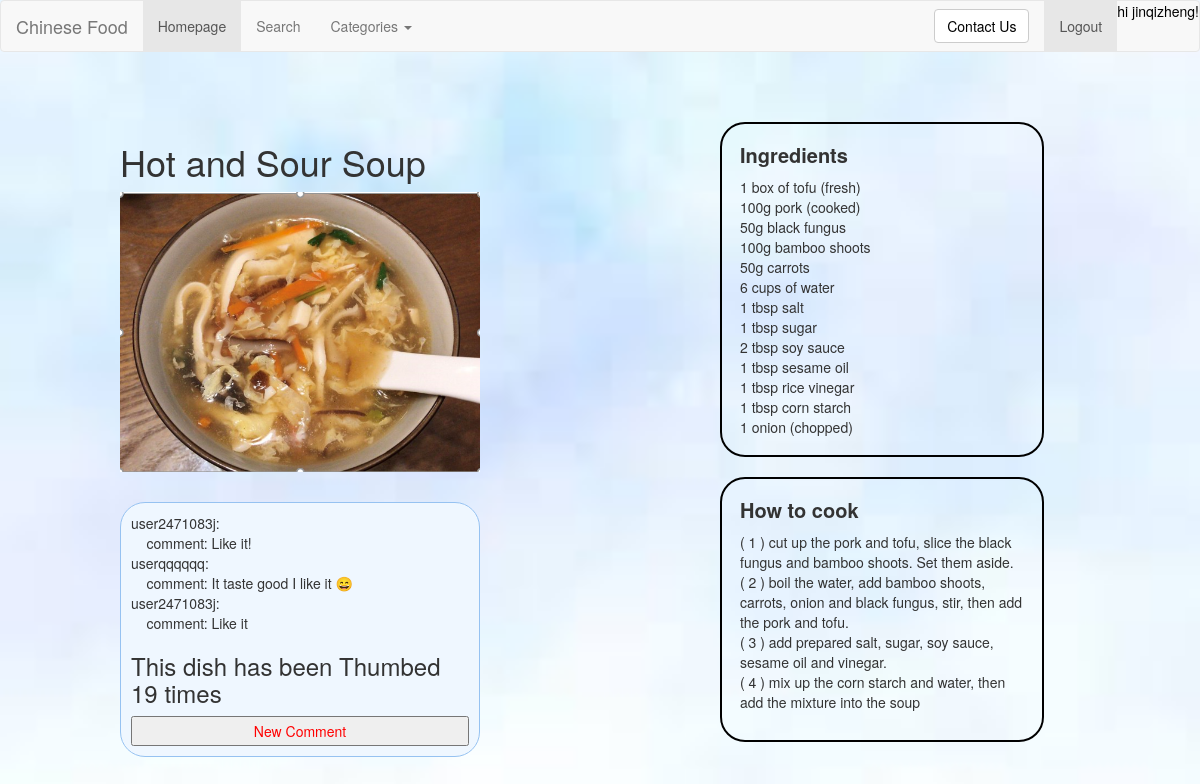
Before: /rango/soup1/ (signed in) with the older database file.
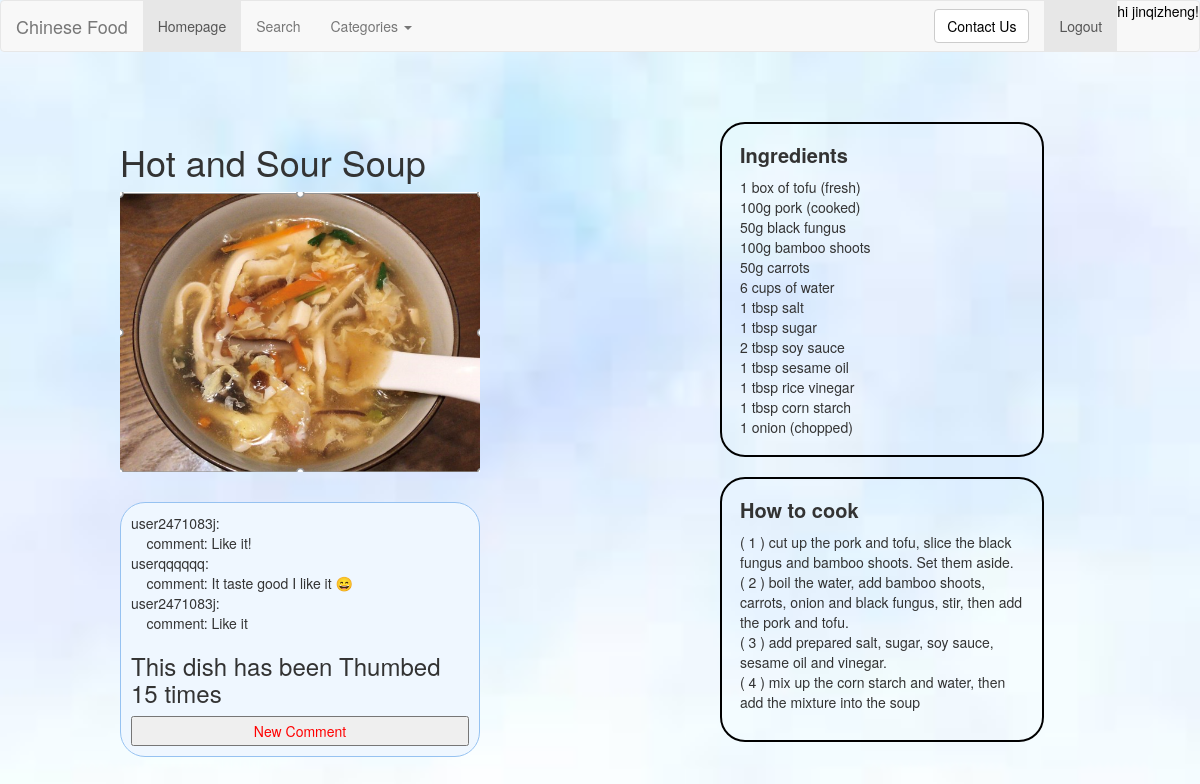
After: the same page with the newer database file.
### rango/models.py (models this page shows, shortened)
class Dish(models.Model):
    category = models.ForeignKey(Category, on_delete=models.CASCADE)
    dish = models.CharField(max_length=128, unique=True)
    url = models.CharField(max_length=128, default="https://www.allrecipes.com/recipes/1642/everyday-cooking/")
    likes = models.IntegerField(default=0)
    images = models.CharField(max_length=128, default="/static/images/photo.jpg")
    class Meta:
        verbose_name_plural = 'Dishes'

### rango/views.py (the view, shortened to what this page needs)
# urls.py: path('soup1/', views.soup1, name='soup1'),
def soup1(request):
    category_list = Category.objects.order_by('-category')
    d2 = "Hot and Sour Soup"
    dish = Dish.objects.get(dish=d2)
    form = DishForm()
    info_list = UserComment.objects.filter(dish=d2)
    return render(request, "rango/soup1.html", {"info_list": info_list,
                                                "categories": category_list,
                                                "form": form,
                                                "dish": dish, })

### rango/forms.py
class DishForm(forms.ModelForm):
    dish = forms.CharField(max_length=128,
                           help_text="Please enter the dish name.")
    url = forms.CharField(
        help_text="Please enter the URL of dishes introduction.")
    likes = forms.IntegerField(widget=forms.HiddenInput(), initial=0, required=False)
    images = forms.CharField(widget=forms.HiddenInput(), initial="/static/images/photo.jpg", required=False)
    class Meta:
        model = Dish
        exclude = ('category',)

### templates/rango/soup1.html (shortened to what this page needs)
{% extends 'rango/base.html' %}
{% load staticfiles %}
{% block image_block %}
<h1>Hot and Sour Soup</h1>
<img src="{% static 'images/soup1.png' %}" alt="" width="100%" id="pic">
{% endblock %}
{% block ingredients_block%}
1 box of tofu (fresh)<br>
100g pork (cooked)<br>
50g black fungus<br>
100g bamboo shoots<br>
50g carrots<br>
6 cups of water<br>
1 tbsp salt<br>
1 tbsp sugar<br>
2 tbsp soy sauce<br>
1 tbsp sesame oil<br>
1 tbsp rice vinegar<br>
1 tbsp corn starch<br>
1 onion (chopped)<br>
{% endblock %}
{% block howToCook_block %}
( 1 ) cut up the pork and tofu, slice the black fungus and bamboo shoots. Set them aside. <br>
( 2 ) boil the water, add bamboo shoots, carrots, onion and black fungus, stir, then add the pork and tofu. <br>
( 3 ) add prepared salt, sugar, soy sauce, sesame oil and vinegar. <br>
( 4 ) mix up the corn starch and water, then add the mixture into the soup<br>
{% endblock %}

### templates/rango/base.html (shortened to what this page needs)
<!DOCTYPE html>
{% load staticfiles %}
<html>
<head>
	<link rel="stylesheet" href="https://cdn.staticfile.org/twitter-bootstrap/3.3.7/css/bootstrap.min.css">
    <link rel="stylesheet" href="{% static 'css/dish.css' %}">
</head>
<body>
<nav class="navbar navbar-default" role="navigation">
    <div class="container-fluid">
    <div class="navbar-header">
        <a class="navbar-brand" href="/rango/">Chinese Food</a>
    </div>
    <div>
        <ul class="nav navbar-nav navbar-left">
            <li class="active"><a href="/rango/">Homepage</a></li>
            <li><a href="{% url 'rango:test' %}">Search</a></li>
            <li class="dropdown">
                <a href="#" class="dropdown-toggle" data-toggle="dropdown">
                    Categories
                    <b class="caret"></b>
                </a>
            </li>
        </ul>
        <ul class="nav navbar-nav navbar-right">
            {% if user.is_authenticated %}
            <a href="{% url 'rango:userInfor' %}"> hi {{ user.username }}!</a>
            <li class="active">
                <a class="a2" href=" {% url 'auth_logout' %}?next=/rango/">Logout</a>
            </li>
        {% endif %}
        </ul>
        <form class="navbar-form navbar-right" role="search">
            <button type="submit" class="btn btn-default">
                <a href="mailto:2471083j@student.gla.ac.uk
                        subject=About Django Project">
                        Contact Us</a>
            </button>
        </form>
    </div>
    </div>
</nav>
<div class="main w1000">
    <div class="main_l f">
        <div class="slide" id="box">
            <div class="banner">
                {% block image_block %}{% endblock %}
            </div>
        </div>
        <div class="add">
            <div>
                {% for i in info_list %}
                    user{{ i.username }}: <br>
                    &nbsp&nbsp&nbsp&nbspcomment: {{ i.comment }} <br>
                {% endfor %}
                {% if user.is_authenticated %}
                <h3>This dish has been Thumbed {{ dish.likes }} times</h3>
                 <input class="input1" type="button" style="color:#ff0000" value="New Comment" id="link">
                {% endif %}
            </div>
        </div>
    </div>
    <div class="main_r r">
        <div class="ing">
            <p>Ingredients</p>
            {% block ingredients_block %}{% endblock %}
        </div>
        <div class="how">
            <p>How to cook</p>
            <div>
                {% block howToCook_block %}{% endblock %}
            </div>
        </div>
    </div>
</div>
</body>
</html>

Changed rows visible on the page:
changed Dish: likes "19" → "15"
